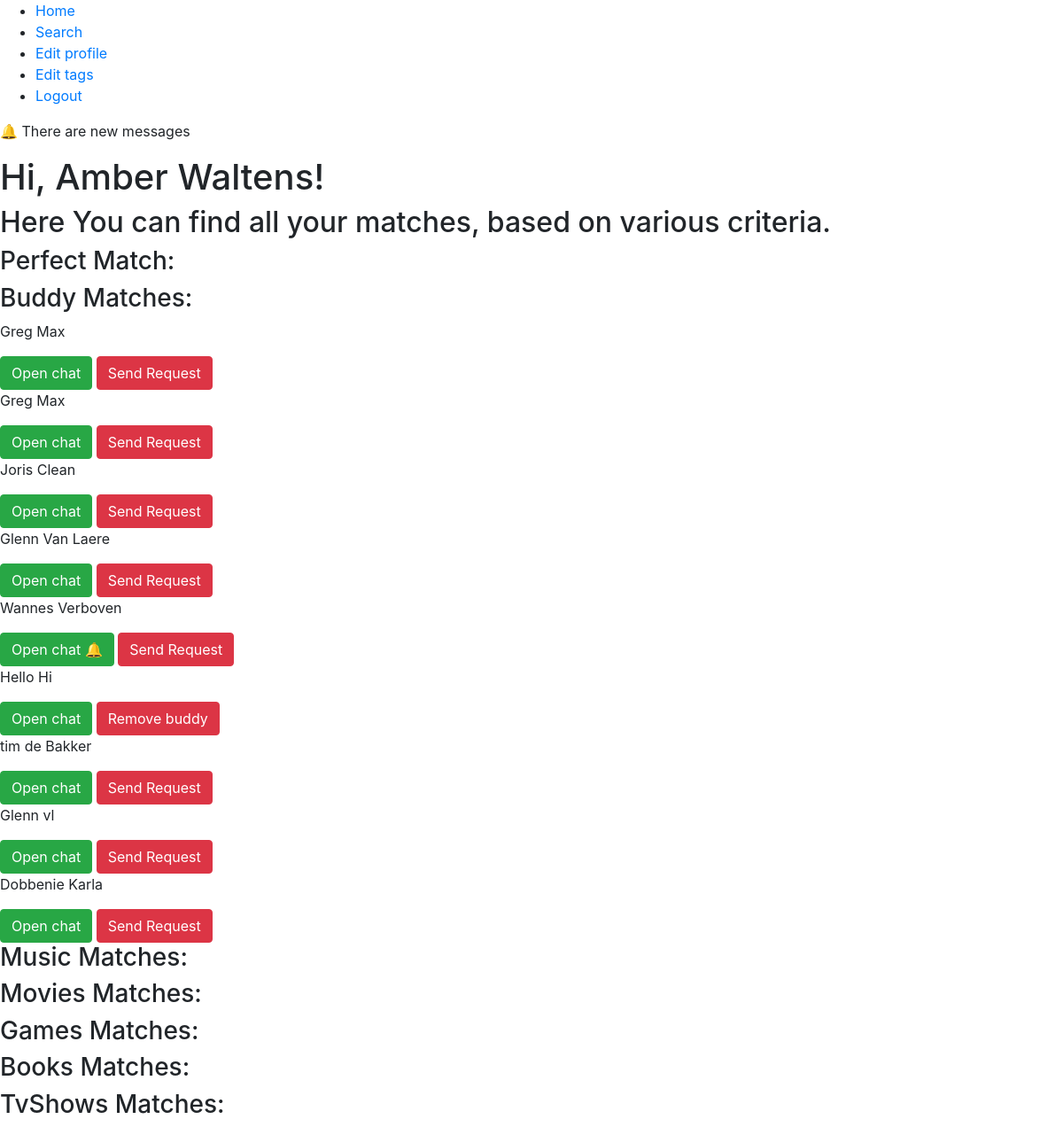
/match.php (signed in), run on an earlier commit of the app's database.
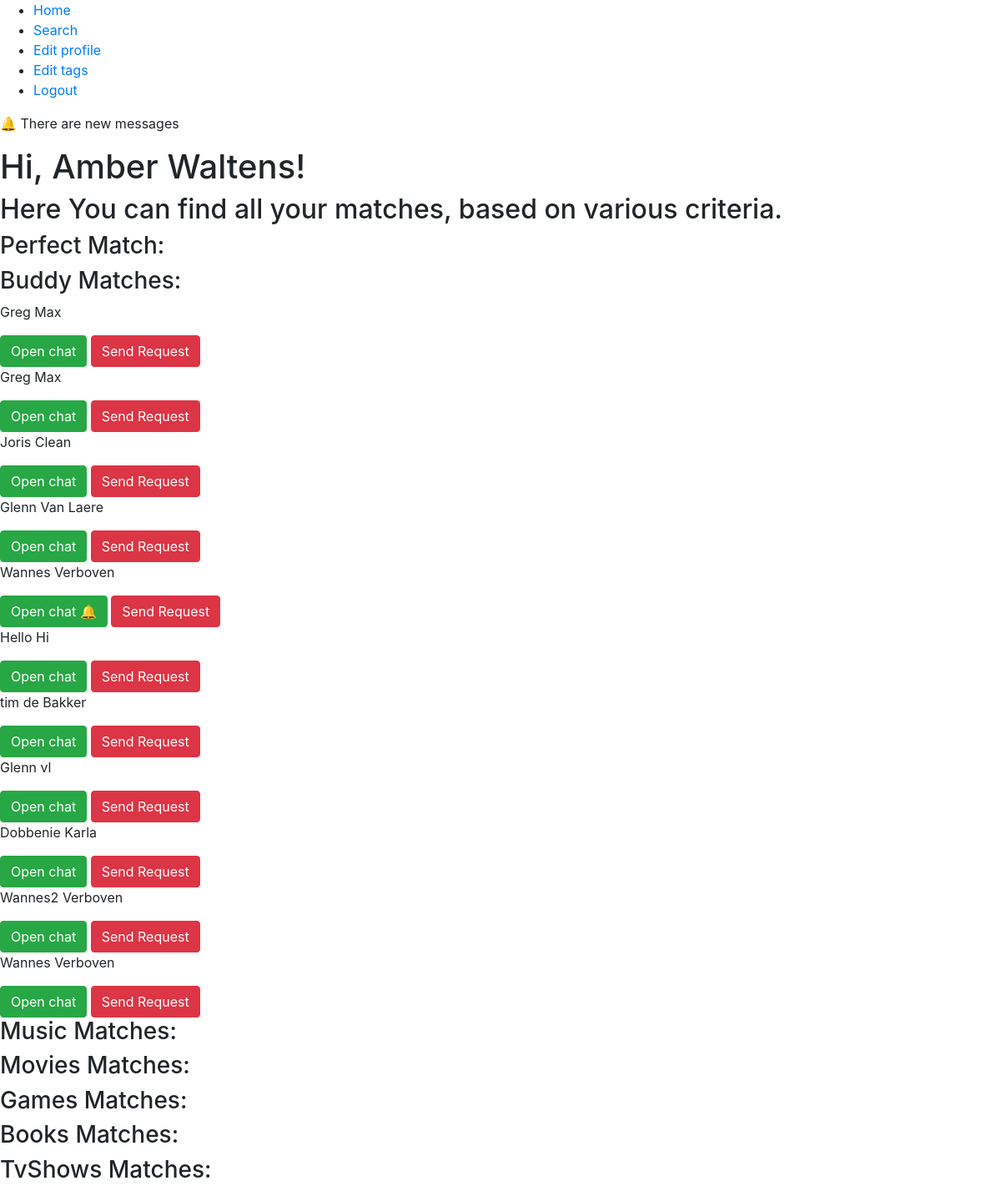
And on a later commit of the database.
### tables this page shows
CREATE TABLE `users` (
  `id` int(11) NOT NULL,
  `email` varchar(300) NOT NULL,
  `firstName` varchar(300) NOT NULL,
  `lastName` varchar(300) NOT NULL,
  `password` varchar(300) NOT NULL,
  `music` varchar(300) NOT NULL DEFAULT 'Make a choice',
  `movies` varchar(300) NOT NULL DEFAULT 'Make a choice',
  `games` varchar(300) NOT NULL DEFAULT 'Make a choice',
  `tvShows` varchar(300) NOT NULL DEFAULT 'Make a choice',
  `books` varchar(300) NOT NULL DEFAULT 'Make a choice',
  `buddy` varchar(300) NOT NULL DEFAULT 'Make a choice',
  `buddyId` int(11) NOT NULL,
  `description` varchar(300) NOT NULL,
  `avatar` varchar(300) NOT NULL
);

### classes/User.php (called while the page is built, shortened)
<?php
    class User {
        private $buddyId;
        public function setUserId()
        {
            try {
                $conn = Db::getConnection();
                $statement = $conn->prepare("SELECT id FROM users WHERE email = :email");
                $statement->bindValue(":email", $_SESSION['user']);
                $statement->execute();
                return $this;
            } catch (\Throwable $th) {
                $error = $th->getMessage();
            }
        }
        public function getBuddyId()
        {
                return $this->buddyId;
        }
        public function setBuddyId($buddyId)
        {
            $this->buddyId = $buddyId;
            return $this;
        }
        public function findCurrentUser($email){
            $conn = Db::getConnection();
            $statement = $conn->prepare("SELECT * FROM users where email = :email");
            $statement->bindValue(":email", $email);
            $statement->execute();
            $result = $statement->fetch(PDO::FETCH_ASSOC);
            return $result;
        }
        public function findBuddyMatch($info){
            $conn = Db::getConnection();
            $statement = $conn->prepare("SELECT * FROM users WHERE email != :email && buddy != :buddy");
            $statement->bindValue(":email", $info["email"]);
            $statement->bindValue(":buddy", $info["buddy"]);
            $statement->execute();
            $buddyMatch = $statement->fetchAll(PDO::FETCH_ASSOC);
            return $buddyMatch;
        }
        public function hasBuddy($id) {
            try {
                $conn = Db::getConnection();
                $statement = $conn->prepare("SELECT id, buddyId FROM users WHERE email = :email AND buddyId = :buddyId");
                $statement->bindValue(":email", $_SESSION['user']);
                $statement->bindValue(":buddyId", $id);
                $statement->execute();
                $buddy = $statement->fetch(PDO::FETCH_ASSOC);
                return $buddy;
            } catch (\Throwable $th) {
                $error = $th->getMessage();
            }
        }
        public function sentRequest($userId, $id) {
            try {
                $conn = Db::getConnection();
                $statement = $conn->prepare("SELECT sender, receiver FROM requests WHERE sender = :sender AND receiver = :receiver AND active = 1");
                $statement->bindValue(":sender", $userId);
                $statement->bindValue(":receiver", $id);
                $statement->execute();
                $request = $statement->fetch(PDO::FETCH_ASSOC);
                return $request;
            } catch (\Throwable $th) {
                $error = $th->getMessage();
            }
        }
        public function receivedRequest($userId, $id) {
            try {
                $conn = Db::getConnection();
                $statement = $conn->prepare("SELECT sender, receiver FROM requests WHERE sender = :sender AND receiver = :receiver AND active = 1");
                $statement->bindValue(":sender", $id);
                $statement->bindValue(":receiver", $userId);
                $statement->execute();
                $request = $statement->fetch(PDO::FETCH_ASSOC);
                return $request;
            } catch (\Throwable $th) {
                $error = $th->getMessage();
            }
        }
        public function messageRead($receiver) {
            $conn = Db::getConnection();
            $statement = $conn->prepare("SELECT * FROM chat WHERE receiver = :receiver AND `read` = 0");
            $statement->bindValue(":receiver", $receiver);
            $statement->execute();
            return $statement->fetchAll(PDO::FETCH_ASSOC);
        }
        public function messageSenders($receiver, $sender) {
            $conn = Db::getConnection();
            $statement = $conn->prepare("SELECT receiver FROM chat WHERE receiver = :receiver AND `read` = 0 AND sender = :sender");
            $statement->bindValue(":receiver", $receiver);
            $statement->bindValue(":sender", $sender);
            $statement->execute();
            return $statement->fetch(PDO::FETCH_ASSOC);
        }
    }

### match.php (the view, shortened to what this page needs)
<?php
include_once(__DIR__."/classes/User.php");
 if( isset($_SESSION['user']) ) {
   $email = $_SESSION['user'];
   $person = new User;
   $info = $person->findCurrentUser($email);
   $buddyMatch = $person->findBuddyMatch($info);
   $person->setUserId();
   $userId = $person->getUserId();
   $messageRead = $person->messageRead($userId);
    }else {
    header("Location: login.php");
    }
?>
<!DOCTYPE html>
<html lang="en">
<head>
    <link rel="stylesheet" href="https://stackpath.bootstrapcdn.com/bootstrap/4.4.1/css/bootstrap.min.css">
</head>
<body>
<?php include("includes/nav.inc.php") ?>
    <?php if ($messageRead): ?>
    <p>🔔 There are new messages</p>
    <?php endif; ?>
    <?php  echo '<h1> Hi, '.$info['firstName'].'  '. $info['lastName'].'!</h1>'; ?>
    <h2>Here You can find all your matches, based on various criteria.</h2>
    <h3>Perfect Match:</h3>
<h3>Buddy Matches:</h3>
    <?php foreach ($buddyMatch as $bm): ?>
    <p><?php echo $bm['firstName'] . " " . $bm['lastName']; ?></p>
    <?php $person->setBuddyId($bm['id']); ?>
    <?php include("includes/buddyRequestButtons.inc.php") ?>
    <?php endforeach; ?>
<h3>Music Matches:</h3>
<h3>Movies Matches:</h3>
<h3>Games Matches:</h3>
<h3>Books Matches:</h3>
<h3>TvShows Matches:</h3>
</body>
</html>

### includes/nav.inc.php
<nav>
    <ul>
        <li><a href="match.php">Home</a></li>
        <li><a href="search.php">Search</a></li>
        <li><a href="profile.php">Edit profile</a></li>
        <li><a href="tags.php">Edit tags</a></li>
        <li><a href="logout.php">Logout</a></li>
    </ul>
</nav>

### includes/buddyRequestButtons.inc.php (shortened to what this page needs)
<a href="chat.php?messageid=<?php echo $person->getBuddyId(); ?>" class="btn btn-success">Open chat<?php if ($person->messageSenders($person->getUserId(), $person->getBuddyId())) { echo " 🔔";}?></a>
<?php if ($person->hasBuddy($person->getBuddyId())): ?>
<a href="#" id="btnRemoveBuddy" data-buddy="<?php echo $person->getBuddyId(); ?>" class="btn btn-danger">Remove buddy</a>
<?php elseif ($person->sentRequest($userId, $person->getBuddyId())): ?>
<a href="#"  id="btnCancelRequest" class="btn btn-danger">Cancel Request</a>
<?php elseif ($person->receivedRequest($userId, $person->getBuddyId())): ?>
<a href="#" id="btnIgnoreRequest" data-buddy="<?php echo $person->getBuddyId(); ?>" class="btn btn-danger">Ignore</a>
<a href="#" id="btnAcceptRequest" data-buddy="<?php echo $person->getBuddyId(); ?>" class="btn btn-info">Accept</a>
<textarea id="textIgnoreRequest" class="form-control" rows="4" placeholder="Reason"></textarea>
<?php else: ?>
<a href="#" id="btnSendRequest" data-buddy="<?php echo $person->getBuddyId(); ?>" class="btn btn-danger">Send Request</a>
<?php endif; ?>

What changed in the data, as far as the page shows it:
changed users "Hello": text "Remove buddy" → "Send Request"
added users: firstName "Wannes2", lastName "Verboven"
added users: firstName "Wannes", lastName "Verboven"
